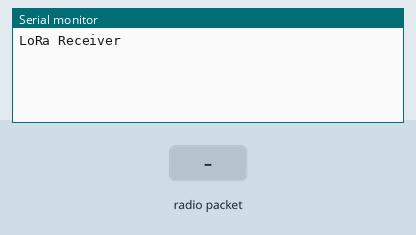
This sketch was run on a simulated Arduino Uno, built with avr-gcc and run on an emulated ATmega328P. On the bench: the last lines printed to the serial monitor. Inputs (shaded band) come from the test bench. No radio packets arrive unless stated.

Above: at 1.2 s.
1.3 s: radio packet "1" arrives
At 1.8 s:
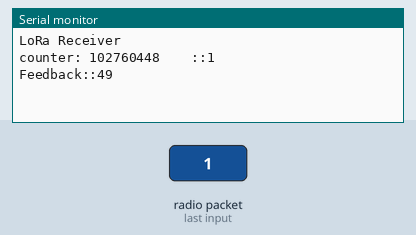
2.8 s: radio packet "0" arrives
At 4.0 s:
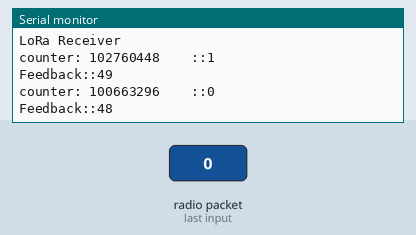
4.3 s: radio packet "2" arrives
At 5.3 s:
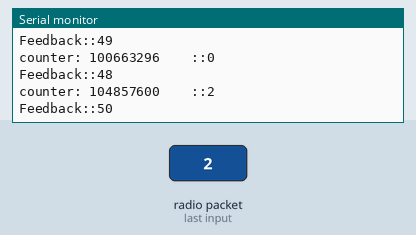

Measured:
- after the input at 1.3 s, the serial monitor: prints a new line at once (image 1)
- after the input at 2.8 s, the serial monitor: prints a new line at once (image 2)
- after the input at 4.3 s, the serial monitor: prints a new line at once (image 3)

The sketch:

LoRaHandshakeReceiver_v0.ino
```cpp
#include <SPI.h>
#include <LoRa.h>

String msg, feedback;
unsigned long counter;
void setup() {
  Serial.begin(9600);
  LoRa.setPins(8, 12, 3);

  //LoRa.setPins(4,7,2);
  while (!Serial);

  Serial.println("LoRa Receiver");

  if (!LoRa.begin(433E6)) {
    Serial.println("Starting LoRa failed!");
    while (1);
  }
  LoRa.setSpreadingFactor(9);
  LoRa.setSignalBandwidth(41.25E3);
  //LoRa.setCodingRate4(8);
  //LoRa.setPreambleLength(6);
}

void loop() {
  // try to parse packet
  int packetSize = LoRa.parsePacket();
  if (packetSize) {
    // received a packet
    //Serial.print("Received packet '");
    // read packet
    while (LoRa.available()) {
      msg += (char)LoRa.read();
    }
    //Packet Number
    counter = (unsigned long)msg[0];
    counter = counter << 7;

    counter += (unsigned long)msg[1];
    counter = counter << 7;

    counter += (unsigned long)msg[2];
    counter = counter << 7;

    counter += (unsigned long)msg[3];

    //--do string operation
    Serial.print("counter: ");
    Serial.print(counter);
    Serial.print("    ::");
    Serial.println(msg);

    //--send feedback to GS
    feedback = msg[0] + msg[1] + msg[2] + msg[3];

    LoRa.beginPacket();
    LoRa.print(feedback);
    LoRa.endPacket();
    Serial.println("Feedback::" + feedback);
    LoRa.receive();

    //clear string
    msg = "";
    // print RSSI of packet
    //Serial.print("' with RSSI ");
    //Serial.println(LoRa.packetRssi());
  }
}
```
